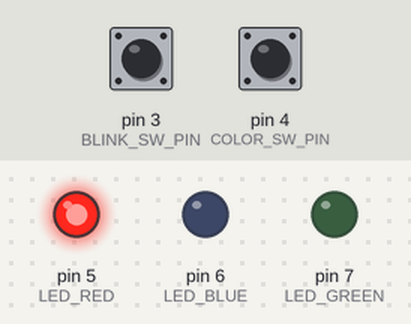
Bench run of a sketch on a simulated Arduino Uno, built with avr-gcc and run on an emulated ATmega328P. On the bench: output pins drawn as LEDs (lit = HIGH). Dashed ring = blinking. The inputs (shaded band) are chosen by the test bench; at power-on: pin 3 (BLINK_SW_PIN) HIGH, pin 4 (COLOR_SW_PIN) HIGH.

Above: at 1.2 s.
1.3 s: pin 3 (BLINK_SW_PIN) pulled LOW for 0.15 s
At 1.5 s:
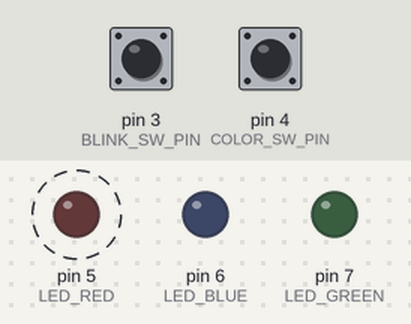
4.3 s: pin 4 (COLOR_SW_PIN) pulled LOW for 0.15 s
At 4.65 s:
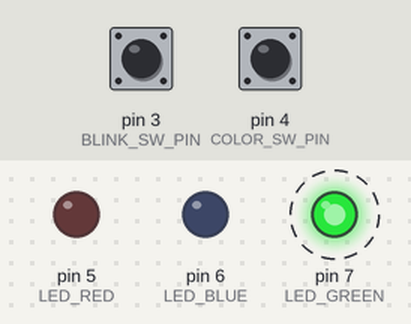
7.3 s: pin 4 (COLOR_SW_PIN) pulled LOW for 1 s
At 8.25 s:
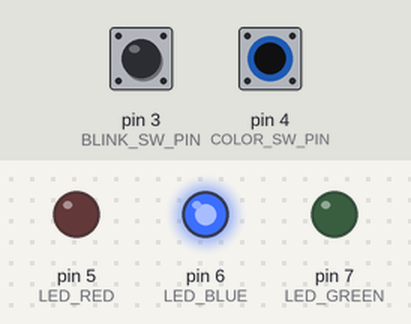
10.3 s: pin 4 (COLOR_SW_PIN) pulled LOW for 3.2 s
At 10.95 s:
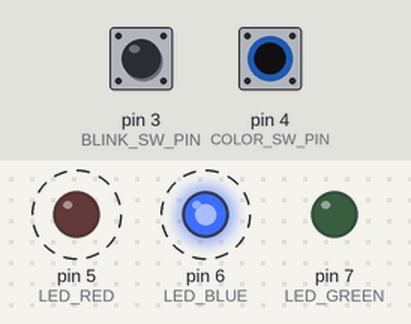
15.0 s: pin 3 (BLINK_SW_PIN) pulled LOW for 1 s
At 16.4 s:
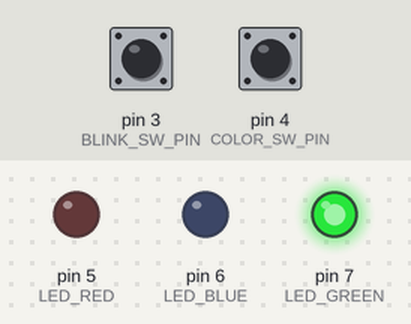
Timing chart, 0 to 18.0 s (numbered marks = the images above; inputs shaded):
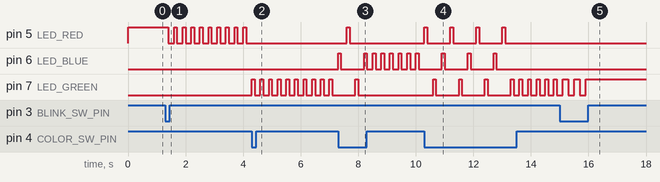

Measured:
- after the input at 1.3 s, pin 5 (LED_RED): alternates HIGH for 0.10 s and LOW for 0.20 s, starting after 0.10 s
- after the input at 4.3 s, pin 5 (LED_RED): stops changing and stays LOW; pin 7 (LED_GREEN): alternates HIGH for 0.10 s and LOW for 0.20 s, starting at once
- after the input at 7.3 s, pin 5 (LED_RED): LOW → HIGH after 0.30 s, → LOW 0.10 s later; pin 6 (LED_BLUE): goes HIGH 0.10 s, LOW 0.80 s, 6 × (HIGH 0.10 s, LOW 0.20 s), HIGH 0.10 s, then LOW, starting at once
- after the input at 10.3 s, pin 5 (LED_RED): alternates HIGH for 0.10 s and LOW for 0.80 s, 8 changes in all, then stays LOW, starting at once; pin 6 (LED_BLUE): alternates HIGH for 0.10 s and LOW for 0.80 s, 6 changes in all, then stays LOW, starting after 0.60 s
- after the input at 15.0 s, pin 7 (LED_GREEN): alternates HIGH for 0.20 s and LOW for 0.20 s, 4 changes in all, then stays HIGH, starting after 0.30 s

The sketch:

FULL_LED_SW_KADAI2.ino
```cpp
#define LED_RED 5
#define LED_BLUE 6
#define LED_GREEN 7
#define COLOR_SW_PIN  4
#define BLINK_SW_PIN  3

typedef enum {
  RED,
  GREEN,
  BLUE
}LED_COLOR;

typedef enum {
  NORMAL,
  BLINK
}LED_STATE;

LED_COLOR color_mode = RED;
LED_STATE led_state = NORMAL;

void color_change(bool red, bool green, bool blue)
{
  digitalWrite(LED_RED, red);
  digitalWrite(LED_GREEN, green);
  digitalWrite(LED_BLUE, blue);
}

void color_change_blink(bool red, bool green, bool blue)
{
  digitalWrite(LED_RED, red);
  digitalWrite(LED_GREEN, green);
  digitalWrite(LED_BLUE, blue);
  delay(100);
  digitalWrite(LED_RED, LOW);
  digitalWrite(LED_GREEN, LOW);
  digitalWrite(LED_BLUE, LOW);
  delay(100);
}

void color_set(LED_COLOR color_num){

  if(led_state == NORMAL){
    switch(color_num){
      case RED:
        color_change(HIGH, LOW, LOW);
        break;
      case GREEN:
        color_change(LOW, HIGH, LOW);
        break;
      case BLUE:
        color_change(LOW, LOW, HIGH);
        break;
      default:
        color_change(HIGH, LOW, LOW);
    }
  }else{
    switch(color_num){
      case RED:
        color_change_blink(HIGH, LOW, LOW);
        break;
      case GREEN:
        color_change_blink(LOW, HIGH, LOW);
        break;
      case BLUE:
        color_change_blink(LOW, LOW, HIGH);
        break;
      default:
        color_change_blink(HIGH, LOW, LOW);
    }
  }
}

void setup() {
  pinMode(LED_RED, OUTPUT);
  pinMode(LED_BLUE, OUTPUT);
  pinMode(LED_GREEN, OUTPUT);
  pinMode(COLOR_SW_PIN, INPUT_PULLUP);
  pinMode(BLINK_SW_PIN, INPUT_PULLUP);
}

void loop() {

  if(digitalRead(COLOR_SW_PIN) == LOW)
  {
    if(color_mode == RED){
      color_mode = GREEN;
    }
    else if(color_mode == GREEN){
      color_mode = BLUE;
    }
    else{
      color_mode = RED;
    }
  }

  if(digitalRead(BLINK_SW_PIN) == LOW)
  {
    if(led_state == NORMAL)
    {
      led_state = BLINK;
    }
    else{
      led_state = NORMAL;
    }
  }

  color_set(color_mode);

  delay(100);
}
```
